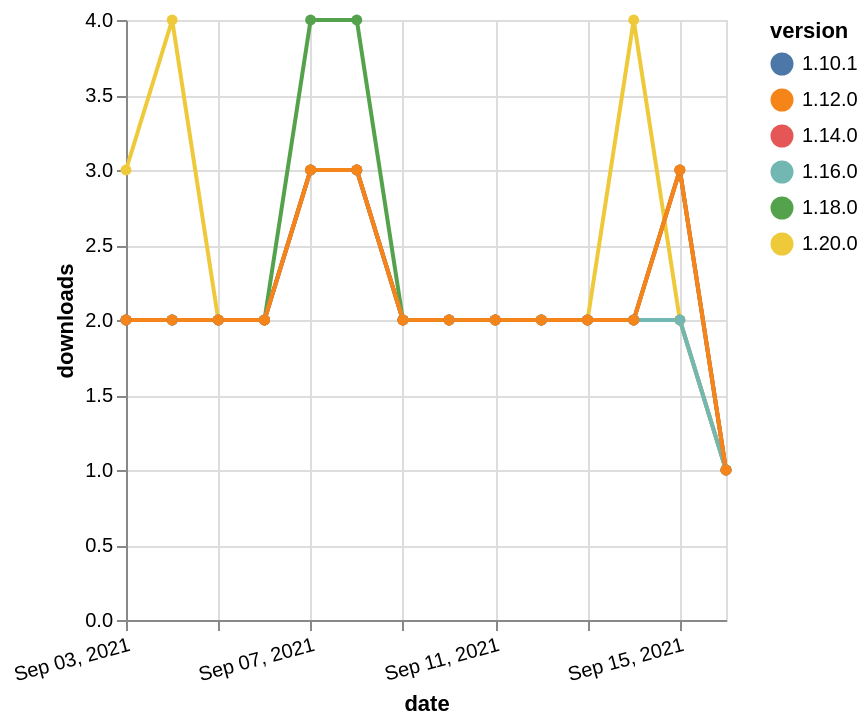

Source (Vega-Lite JSON):
### Vega-Lite specification from a JSON file in a GitHub repository (floating-point values rounded to 4 significant figures)
{"$schema": "https://vega.github.io/schema/vega-lite/v5.json", "description": "A simple bar chart with embedded data.", "data": {"values": [{"date": "2021-09-03", "total": 2085, "delta": 2, "version": "1.10.1"}, {"date": "2021-09-04", "total": 2087, "delta": 2, "version": "1.10.1"}, {"date": "2021-09-05", "total": 2089, "delta": 2, "version": "1.10.1"}, {"date": "2021-09-06", "total": 2091, "delta": 2, "version": "1.10.1"}, {"date": "2021-09-07", "total": 2094, "delta": 3, "version": "1.10.1"}, {"date": "2021-09-08", "total": 2097, "delta": 3, "version": "1.10.1"}, {"date": "2021-09-09", "total": 2099, "delta": 2, "version": "1.10.1"}, {"date": "2021-09-10", "total": 2101, "delta": 2, "version": "1.10.1"}, {"date": "2021-09-11", "total": 2103, "delta": 2, "version": "1.10.1"}, {"date": "2021-09-12", "total": 2105, "delta": 2, "version": "1.10.1"}, {"date": "2021-09-13", "total": 2107, "delta": 2, "version": "1.10.1"}, {"date": "2021-09-14", "total": 2109, "delta": 2, "version": "1.10.1"}, {"date": "2021-09-15", "total": 2111, "delta": 2, "version": "1.10.1"}, {"date": "2021-09-16", "total": 2112, "delta": 1, "version": "1.10.1"}, {"date": "2021-09-03", "total": 732, "delta": 2, "version": "1.18.0"}, {"date": "2021-09-04", "total": 734, "delta": 2, "version": "1.18.0"}, {"date": "2021-09-05", "total": 736, "delta": 2, "version": "1.18.0"}, {"date": "2021-09-06", "total": 738, "delta": 2, "version": "1.18.0"}, {"date": "2021-09-07", "total": 742, "delta": 4, "version": "1.18.0"}, {"date": "2021-09-08", "total": 746, "delta": 4, "version": "1.18.0"}, {"date": "2021-09-09", "total": 748, "delta": 2, "version": "1.18.0"}, {"date": "2021-09-10", "total": 750, "delta": 2, "version": "1.18.0"}, {"date": "2021-09-11", "total": 752, "delta": 2, "version": "1.18.0"}, {"date": "2021-09-12", "total": 754, "delta": 2, "version": "1.18.0"}, {"date": "2021-09-13", "total": 756, "delta": 2, "version": "1.18.0"}, {"date": "2021-09-14", "total": 758, "delta": 2, "version": "1.18.0"}, {"date": "2021-09-15", "total": 761, "delta": 3, "version": "1.18.0"}, {"date": "2021-09-16", "total": 762, "delta": 1, "version": "1.18.0"}, {"date": "2021-09-03", "total": 235, "delta": 3, "version": "1.20.0"}, {"date": "2021-09-04", "total": 239, "delta": 4, "version": "1.20.0"}, {"date": "2021-09-05", "total": 241, "delta": 2, "version": "1.20.0"}, {"date": "2021-09-06", "total": 243, "delta": 2, "version": "1.20.0"}, {"date": "2021-09-07", "total": 246, "delta": 3, "version": "1.20.0"}, {"date": "2021-09-08", "total": 249, "delta": 3, "version": "1.20.0"}, {"date": "2021-09-09", "total": 251, "delta": 2, "version": "1.20.0"}, {"date": "2021-09-10", "total": 253, "delta": 2, "version": "1.20.0"}, {"date": "2021-09-11", "total": 255, "delta": 2, "version": "1.20.0"}, {"date": "2021-09-12", "total": 257, "delta": 2, "version": "1.20.0"}, {"date": "2021-09-13", "total": 259, "delta": 2, "version": "1.20.0"}, {"date": "2021-09-14", "total": 263, "delta": 4, "version": "1.20.0"}, {"date": "2021-09-15", "total": 265, "delta": 2, "version": "1.20.0"}, {"date": "2021-09-16", "total": 266, "delta": 1, "version": "1.20.0"}, {"date": "2021-09-03", "total": 1028, "delta": 2, "version": "1.16.0"}, {"date": "2021-09-04", "total": 1030, "delta": 2, "version": "1.16.0"}, {"date": "2021-09-05", "total": 1032, "delta": 2, "version": "1.16.0"}, {"date": "2021-09-06", "total": 1034, "delta": 2, "version": "1.16.0"}, {"date": "2021-09-07", "total": 1037, "delta": 3, "version": "1.16.0"}, {"date": "2021-09-08", "total": 1040, "delta": 3, "version": "1.16.0"}, {"date": "2021-09-09", "total": 1042, "delta": 2, "version": "1.16.0"}, {"date": "2021-09-10", "total": 1044, "delta": 2, "version": "1.16.0"}, {"date": "2021-09-11", "total": 1046, "delta": 2, "version": "1.16.0"}, {"date": "2021-09-12", "total": 1048, "delta": 2, "version": "1.16.0"}, {"date": "2021-09-13", "total": 1050, "delta": 2, "version": "1.16.0"}, {"date": "2021-09-14", "total": 1052, "delta": 2, "version": "1.16.0"}, {"date": "2021-09-15", "total": 1054, "delta": 2, "version": "1.16.0"}, {"date": "2021-09-16", "total": 1055, "delta": 1, "version": "1.16.0"}, {"date": "2021-09-03", "total": 1469, "delta": 2, "version": "1.14.0"}, {"date": "2021-09-04", "total": 1471, "delta": 2, "version": "1.14.0"}, {"date": "2021-09-05", "total": 1473, "delta": 2, "version": "1.14.0"}, {"date": "2021-09-06", "total": 1475, "delta": 2, "version": "1.14.0"}, {"date": "2021-09-07", "total": 1478, "delta": 3, "version": "1.14.0"}, {"date": "2021-09-08", "total": 1481, "delta": 3, "version": "1.14.0"}, {"date": "2021-09-09", "total": 1483, "delta": 2, "version": "1.14.0"}, {"date": "2021-09-10", "total": 1485, "delta": 2, "version": "1.14.0"}, {"date": "2021-09-11", "total": 1487, "delta": 2, "version": "1.14.0"}, {"date": "2021-09-12", "total": 1489, "delta": 2, "version": "1.14.0"}, {"date": "2021-09-13", "total": 1491, "delta": 2, "version": "1.14.0"}, {"date": "2021-09-14", "total": 1493, "delta": 2, "version": "1.14.0"}, {"date": "2021-09-15", "total": 1496, "delta": 3, "version": "1.14.0"}, {"date": "2021-09-16", "total": 1497, "delta": 1, "version": "1.14.0"}, {"date": "2021-09-03", "total": 1671, "delta": 2, "version": "1.12.0"}, {"date": "2021-09-04", "total": 1673, "delta": 2, "version": "1.12.0"}, {"date": "2021-09-05", "total": 1675, "delta": 2, "version": "1.12.0"}, {"date": "2021-09-06", "total": 1677, "delta": 2, "version": "1.12.0"}, {"date": "2021-09-07", "total": 1680, "delta": 3, "version": "1.12.0"}, {"date": "2021-09-08", "total": 1683, "delta": 3, "version": "1.12.0"}, {"date": "2021-09-09", "total": 1685, "delta": 2, "version": "1.12.0"}, {"date": "2021-09-10", "total": 1687, "delta": 2, "version": "1.12.0"}, {"date": "2021-09-11", "total": 1689, "delta": 2, "version": "1.12.0"}, {"date": "2021-09-12", "total": 1691, "delta": 2, "version": "1.12.0"}, {"date": "2021-09-13", "total": 1693, "delta": 2, "version": "1.12.0"}, {"date": "2021-09-14", "total": 1695, "delta": 2, "version": "1.12.0"}, {"date": "2021-09-15", "total": 1698, "delta": 3, "version": "1.12.0"}, {"date": "2021-09-16", "total": 1699, "delta": 1, "version": "1.12.0"}]}, "width": "container", "mark": {"type": "line", "point": {"filled": true}}, "encoding": {"x": {"field": "date", "type": "temporal", "timeUnit": "yearmonthdate", "title": "date", "axis": {"labelAngle": -15}}, "y": {"field": "delta", "type": "quantitative", "title": "downloads"}, "color": {"field": "version", "type": "nominal"}, "tooltip": {"field": "delta"}}}
